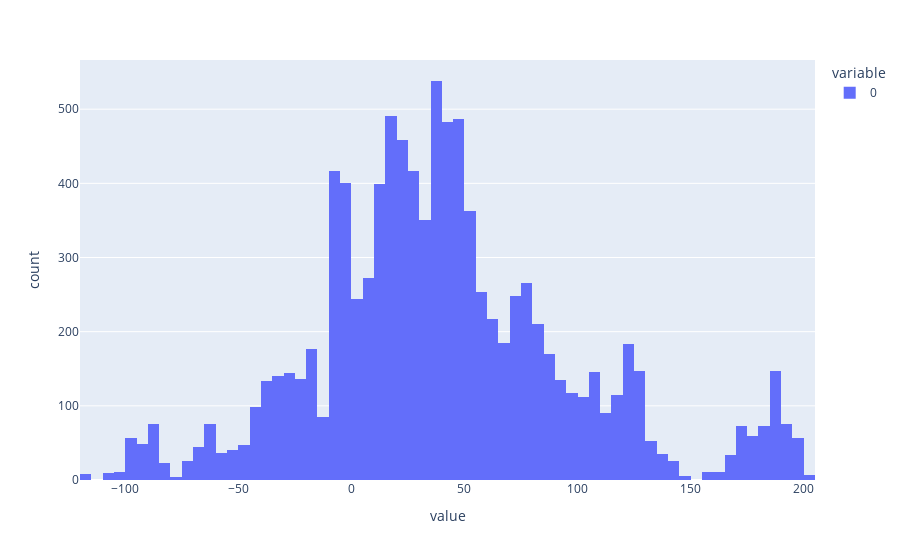

Source (notebook cell):
### Code cell
fig=px.histogram(stock_return)
pyo.iplot(fig)

### Figure 1 — Plotly figure (JSON) as saved in the notebook; plotly's stock layout.template omitted (floating-point values rounded to 4 significant figures; data arrays with more than 128 entries replaced by an {"elided": "..."} marker saying what was removed)
{"data": [{"alignmentgroup": "True", "bingroup": "x", "hovertemplate": "variable=0<br>value=%{x}<br>count=%{y}<extra></extra>", "legendgroup": "0", "marker": {"color": "#636efa", "pattern": {"shape": ""}}, "name": "0", "offsetgroup": "0", "orientation": "v", "showlegend": true, "type": "histogram", "x": {"elided": "10000 float values"}, "xaxis": "x", "yaxis": "y"}], "layout": {"barmode": "relative", "legend": {"title": {"text": "variable"}, "tracegroupgap": 0}, "margin": {"t": 60}, "xaxis": {"anchor": "y", "domain": [0, 1], "title": {"text": "value"}}, "yaxis": {"anchor": "x", "domain": [0, 1], "title": {"text": "count"}}}}
